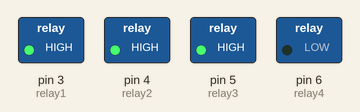
Simulated run of this sketch. Board: Arduino Uno, built with avr-gcc and run on an emulated ATmega328P. Parts: switched loads named in the sketch (green lamp = pin HIGH).

Above: at 1.0 s.
At 5.0 s:
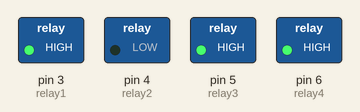
At 11.0 s:
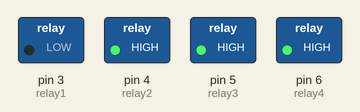
At 19.0 s:
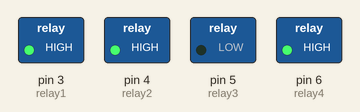
Timing chart, 0 to 20.8 s (numbered marks = the images above):
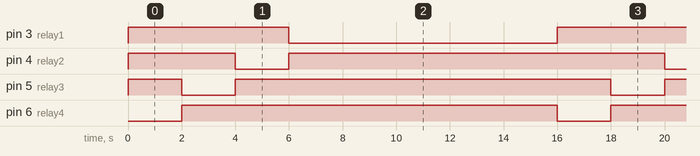

The sketch:

relayModulewithArduino.ino
```cpp
// Define the pins for each relay
int relay1 = 3;  // Pin for Relay 1
int relay2 = 4;  // Pin for Relay 2
int relay3 = 5;  // Pin for Relay 3
int relay4 = 6;  // Pin for Relay 4

void setup() {
  // Set all relay pins as output
  pinMode(relay1, OUTPUT);
  pinMode(relay2, OUTPUT);
  pinMode(relay3, OUTPUT);
  pinMode(relay4, OUTPUT);

  // Initialize all relays to HIGH (off)
  digitalWrite(relay1, HIGH);
  digitalWrite(relay2, HIGH);
  digitalWrite(relay3, HIGH);
  digitalWrite(relay4, HIGH);
}

void loop() {
  // Relay 4 ON, others OFF
  digitalWrite(relay4, LOW);
  delay(2000);
  digitalWrite(relay4, HIGH);

  // Relay 3 ON, others OFF
  digitalWrite(relay3, LOW);
  delay(2000);
  digitalWrite(relay3, HIGH);

  // Relay 2 ON, others OFF
  digitalWrite(relay2, LOW);
  delay(2000);
  digitalWrite(relay2, HIGH);

  // Relay 1 ON, others OFF
  digitalWrite(relay1, LOW);
  delay(10000);
  digitalWrite(relay1, HIGH);
}
```

Measured:
- by itself, pin 3 (relay1): alternates HIGH for 6.0 s and LOW for 10.0 s
- by itself, pin 4 (relay2), pin 5 (relay3), pin 6 (relay4): alternates HIGH for 14.0 s and LOW for 2.0 s
- by itself, everything shown: repeats every 16.0 s, in 5 steps
